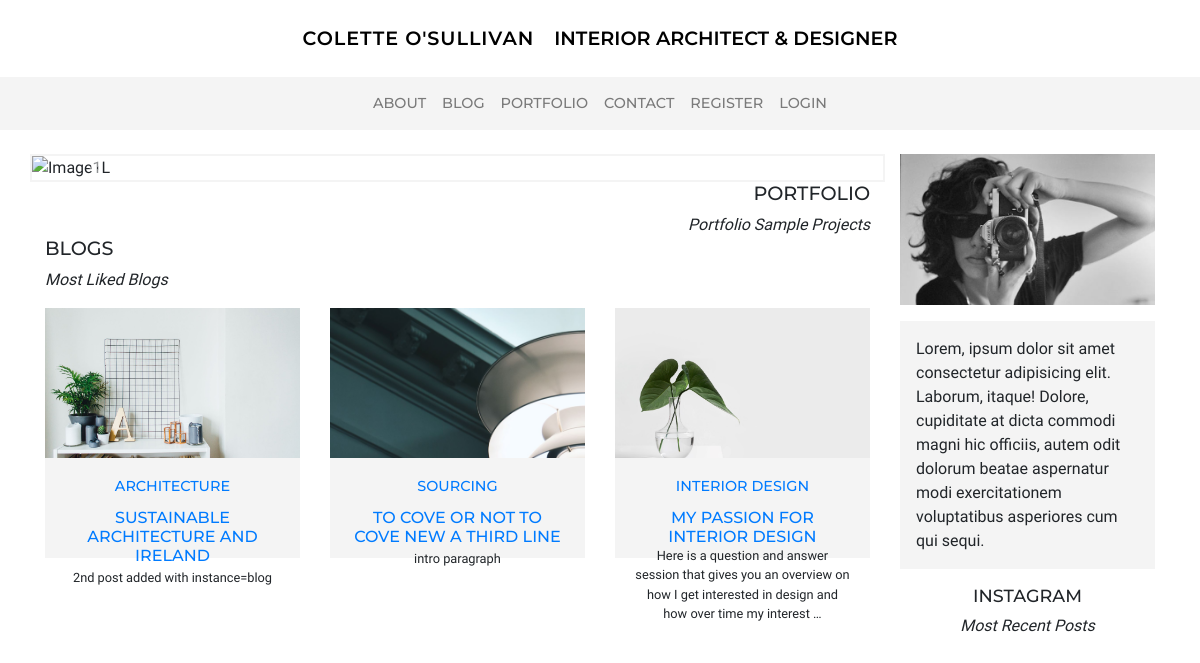
The page / on the database its author committed.
### blog/models.py (models this page shows, shortened)
class Blog(models.Model):
    category = models.ForeignKey('Category', on_delete=models.CASCADE, related_name='blogs') # no null !!!
    title = models.CharField(max_length=50) # char blank - no blank
    date = models.DateField(default=timezone.now) # auto
    image = models.ImageField(default='blog_default.jpg', upload_to='blog_images') # image blank
    content = models.TextField(blank=True) # text blank
    order = models.IntegerField(null=True, blank=True) # null ok - should not be required in form!!!
    exclude = models.BooleanField(default=False) # yes no

class Category(models.Model):
    title = models.CharField(max_length=20)

### home/views.py (the view)
# urls.py: path('', views.index, name='index'),
def index(request):
    blogs = Blog.objects.filter(exclude=False).order_by('order')[:3]
    context = {'blogs': blogs}
    return render(request, 'home/index.html', context)

### home/templates/home/index.html (shortened to what this page needs)
{% extends 'base.html' %}
{% load static %}
{% block content%}
<div class="row">
  <section class="col-12 col-md-8 col-lg-9">
    <div class="row">
      <div class="col-12 p-0">
        <div id="carouselExampleFade" class="carousel slide carousel-fade border-stone p-0 m-0" data-ride="carousel">
          <div class="carousel-inner">
            <div class="carousel-item active" data-interval="4000">
              <img src="{% static 'images/landscape1.jpg' %}" class="d-none d-md-block w-100" alt="Image1L">
            </div>
          </div>
          <a class="carousel-control-prev" href="#carouselExampleFade" role="button" data-slide="prev">
            <span class="carousel-control-prev-icon" aria-hidden="true"></span>
          </a>
          <a class="carousel-control-next" href="#carouselExampleFade" role="button" data-slide="next">
            <span class="carousel-control-next-icon" aria-hidden="true"></span>
          </a>
        </div>
      </div>
    </div>
    <div class="row">
      <div class="col-12 text-right">
        <h1>Portfolio</h1>
        <span class="italics">Portfolio Sample Projects</span>
      </div>
    </div>
    <div class="row">
      <div class="col-12">
        <h1>Blogs</h1>
        <span class="italics">Most Liked Blogs</span>
      </div>
    </div>
    <div class="row mt-3">
      {% for blog in blogs %}
      <div class="col-12 col-md-6 col-lg-4">
        <div class="card rounded-0 border-0 mb-2">
          <div class="height150 d-flex justify-content-center background-img"
            style="background-image: url({{ blog.image.url }})"></div>
          <div class="card-body text-center stone height-cardtext">
            <a href="{% url 'blog' pk=blog.id %}">
              <h3 class="card-title">{{ blog.category.title }}</h3>
              <h4 class="card-text">{{ blog.title }}</h4>
            </a>
            <small class="d-none d-lg-inline-block">{{ blog.content|truncatewords:25}}</small>
          </div>
        </div>
      </div>
      {% endfor %}
    </div>
</section>
    <aside class="col-12 col-md-4 col-lg-3">
      <img src="{% static 'images/cos.jpg' %}" class="img-fluid mb-3" alt="portrait">
      <p class="stone p-3 mb-3">Lorem, ipsum dolor sit amet consectetur adipisicing elit. Laborum, itaque! Dolore,
        cupiditate at dicta commodi
        magni hic officiis, autem odit dolorum beatae aspernatur modi exercitationem voluptatibus asperiores cum qui
        sequi.</p>
      <div class="mb-3 text-center">
        <h2>INSTAGRAM</h2>
        <span class="italics">Most Recent Posts</span>
        <link href="https://assets.juicer.io/embed.css" media="all" rel="stylesheet" type="text/css" />
      </div>
    </aside>
</div>
{% endblock %}

### templates/base.html (shortened to what this page needs)
{% load static %}
<!DOCTYPE html>
<html lang="en">
<head>
  <link rel="stylesheet" href="https://stackpath.bootstrapcdn.com/bootstrap/4.4.1/css/bootstrap.min.css"
>
  <link rel="stylesheet" href="https://cdnjs.cloudflare.com/ajax/libs/font-awesome/5.11.2/css/all.css">
  <link rel="stylesheet" href="{% static 'css/main.css' %}">
</head>
<body>
  <div class="mt-4 mb-4 text-center">
    <a href="{% url 'index' %}" class="">
      <span class="title heading">COLETTE O'SULLIVAN</span>
      <span class="title-tagline ml-3 d-none d-md-inline heading">Interior Architect & Designer</span>
    </a>
  </div>
  <nav class="navbar navbar-expand-lg navbar-light sticky-navbar mb-4" data-nav="navbar">
    <div class="collapse navbar-collapse" id="navbarNavAltMarkup">
      <div class="navbar-nav mx-auto">
        <a class="nav-item nav-link" href="{% url 'about' %}">ABOUT</a>
        <a class="nav-item nav-link" href="{% url 'blogs' %}">BLOG</a>
        <a class="nav-item nav-link" href="{% url 'projects' %}">PORTFOLIO</a>
        <a class="nav-item nav-link" href="{% url 'contact' %}">CONTACT</a>
        {% if user.is_authenticated %}
        <a class="nav-item nav-link" href="{% url 'logout' %}">LOGOUT</a>
        <a class="nav-item nav-link" href="{% url 'profile' %}">PROFILE</a>
        {% else %}
        <a class="nav-item nav-link" href="{% url 'register' %}">REGISTER</a>
        <a class="nav-item nav-link" href="{% url 'login' %}">LOGIN</a>
        {% endif %}
      </div>
    </div>
  </nav>
  <div class="container">
    <div class="row">
      <div class="col-12">
        <main>
        {% block content %}{% endblock %}
      </main>
    </div>
  </div>
</body>
</html>

### static/css/main.css (style rules this page uses)
.heading { color: #000000; }
body { font-family: 'Ibarra Real Nova', serif; }
h1, h2, h3, h4, .heading { font-family: 'Montserrat', sans-serif; text-transform: uppercase; }
h1 { font-size: 1.2rem; font-weight: 500; }
h2 { font-size: 1.1rem; font-weight: 500; }
h3 { font-weight: 500; font-size: .9rem; text-align: center; }
h4 { font-size: 1rem; }
.title { font-size: 1.2rem; letter-spacing: .06rem; font-weight: 600; }
.title-tagline { font-size: 1.2rem; font-weight: 600; }
.border-stone { border: 2px solid rgba(244, 244, 244); }
.stone { background-color: rgba(244, 244, 244, .95); }
.height150 { min-height: 150px; }
nav { background-color: rgba(244, 244, 244, .95); color: #000000!important; font-size: .9rem; font-weight: 500; font-family: 'Montserrat', sans-serif; }
.italics { font-style: italic; }
.height-cardtext { height: 100px; }
.background-img { background-size: cover !important; background-position: center !important; background-repeat: no-repeat; height: 100%; }
@media (max-width: 1200px) { .sticky-navbar { position: -webkit-sticky; position: sticky; top: 0; z-index: 10; } }
@media (min-width: 992px) { p { font-size: 1rem; } }

### rows shown on the page
Blog: image (picture), category "ARCHITECTURE", title "SUSTAINABLE ARCHITECTURE AND IRELAND", content "2nd post added with instance=blog"
Blog: image (picture), category "SOURCING", title "TO COVE OR NOT TO COVE NEW A THIRD LINE", content "intro paragraph"
Blog: image (picture), category "INTERIOR DESIGN", title "MY PASSION FOR INTERIOR DESIGN", content "Here is a question and answer session that gives you an overview on how I get interested in design and how over time my interest …"
